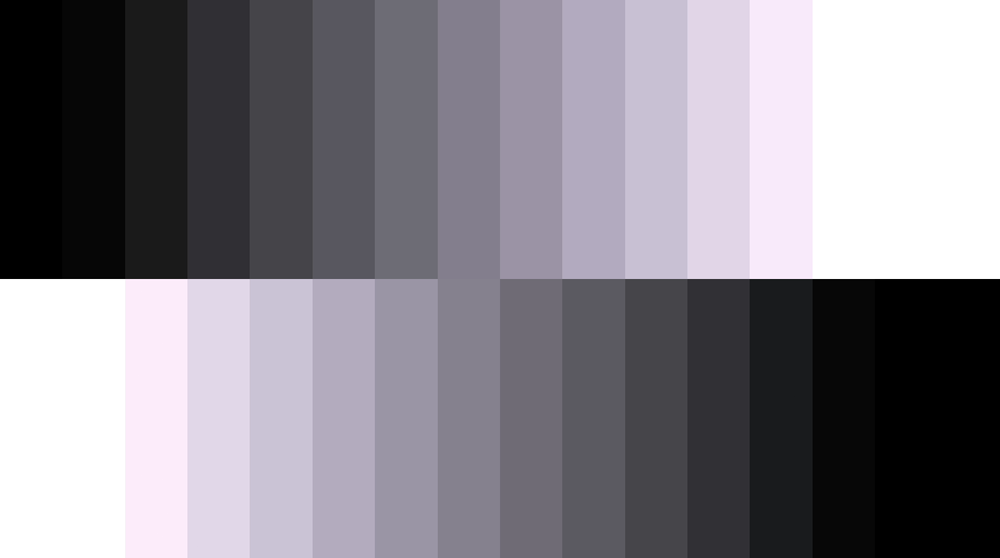
#> input picture Source/versana-gray crop.png, 1000 x 558 px, shrunk from 1430 x 798 before the run
$ python RunThis_for_conduct_inverse_GSDF.py
#> lines starting #> are read from the running program, lines starting #| are printed output that depends on the picture
### functions.py
#!/usr/bin/env python

#%% imports
import numpy as np
import matplotlib.pyplot as plt
from scipy import interpolate

#%% subfunctions
def rgb_to_gray_lightness(imgRgb): # Lightness method
    return (np.min(imgRgb[..., :3], axis=-1) + np.max(imgRgb[..., :3], axis=-1)) * 0.5

def rgb_to_gray_average(imgRgb): # Average method
    return np.dot(imgRgb[..., :3], [0.3333, 0.3333, 0.3333])

def rgb_to_gray_luminosity(imgRgb): # Luminosity method(general method), same result with tensorflow.image.rgb_to_grayscale()
    return np.dot(imgRgb[..., :3], [0.2989, 0.5870, 0.1140])

def load_image_as_rgb_and_gray8bits(fileName, method="luminosity"):
#> called with fileName = './Source/versana-gray crop.png', method = 'luminosity'
    max8bits = 2**8 - 1
    max16bits = 2**16 - 1
    try:
        imgRgb = plt.imread(fileName)
#> imgRgb is the input picture: shape (558, 1000, 4) float32; mean R, G, B, A 0.521, 0.507, 0.54, 1
    except Exception:
        raise Exception("Unsupported image format of the file '{}'.".format(fileName))
    if imgRgb.dtype == np.uint8:
        imgRgb = imgRgb.astype(np.float32) / max8bits
    elif imgRgb.dtype == np.uint16:
        imgRgb = imgRgb.astype(np.float32) / max16bits
    elif imgRgb.dtype == np.float16:
        imgRgb = imgRgb.astype(np.float32)
    elif imgRgb.dtype == np.float32 or imgRgb.dtype == np.float64:
        pass
    else:
        raise ValueError("Unsupported image data type")
    if method == "lightness":
        return imgRgb, np.around(rgb_to_gray_lightness(imgRgb) * max8bits).astype("uint8")
    elif method == "average":
        return imgRgb, np.around(rgb_to_gray_average(imgRgb) * max8bits).astype("uint8")
    elif method == "luminosity":
        return imgRgb, np.around(rgb_to_gray_luminosity(imgRgb) * max8bits).astype("uint8")
    else:
        raise ValueError("Unsupported rgb2gray method")

def get_brightness_profile_as_list(imageGray, targetColumn=0, numBptsInt=16, isShow=False, figTitle=""):
    profile = imageGray[targetColumn, :].tolist()
    srcLeng = len(profile)
    if srcLeng < numBptsInt:
        raise ValueError("A number of breakpoints is too many compared to a list size")
    bptsList = np.around(np.linspace(0, srcLeng - 1, numBptsInt + 1, endpoint=True)[:numBptsInt] + (srcLeng / numBptsInt * 0.5)).astype("int32").tolist()
    if isShow:
        if targetColumn == 0:
            textSpecDict = {"ha": 'left', "va": 'top', "fontsize": 8}
        else:
            textSpecDict = {"ha": 'left', "va": 'bottom', "fontsize": 8}
        plt.figure(figsize=(10, 5))
        plt.imshow(imageGray, cmap="gray", vmin=0, vmax=255)
        if targetColumn == -1:
            textYLoc = imageGray.shape[0] - 5
        else:
            textYLoc = targetColumn + 25
        for bpt in bptsList:
            plt.text(int(bpt - (srcLeng / numBptsInt * 0.5)), textYLoc, str(imageGray[targetColumn, bpt]), color='red')
        plt.title(figTitle)
    return bptsList, np.array(profile)[bptsList]

def regression(x, y, X, method, skipClpSat=False):
    """
    This function performs interpolation or regression on the given x-y data points, and returns the dependent variables on
    the given new x points using the specified method.
    Parameters:
    x: list of x values
    y: list of y values
    X: list of x values to calculate the interpolated or regressed y values
    method: str, interpolation or regression method to be used ('linear', 'cubic', or 'spline')
    skipClpSat: bool, optional, whether to remove saturated (255) or clipped out (0) data points from dependent variables of these regressions
    Returns:
    x: list of x values
    y: list of y values
    X: list of x values for which y values were interpolated or regressed
    YValid: list of valid (not over/undershot, not decreased) y values
    H: regression or interpolation object
    errIdx: list of x values for which y values are invalid (i.e., outside the range of previous values)
    """
    min8bits = 0
    max8bits = 2**8 - 1
    if not(len(x) == len(y)):
        raise ValueError("length is not matched for x and y")
    if skipClpSat:
        idx = (y > min8bits) & (y < max8bits)
        x = np.array(x)[idx].tolist()
        y = np.array(y)[idx].tolist()
    if method == "linear":
        H = np.polyfit(x, y, deg=1)
        Y = np.polyval(H, X)
    elif method == "cubic":
        H = interpolate.interp1d(x, y, kind="cubic", fill_value="extrapolate")
        Y = H(X)
    elif method == "spline":
        H = interpolate.UnivariateSpline(x, y)
        Y = H(X)
    else:
        raise ValueError("Unsupported interpolation method")
    Y = np.clip(np.around(Y), min8bits, max8bits).astype("uint8").tolist()
    YValid = list()
    errIdx = list()
    for valx, valy in zip(X, Y):
        if not(YValid):
            YValid.append(valy)
        else:
            if valy >= YValid[-1]:
                YValid.append(valy)
            else:
                YValid.append(YValid[-1])
                errIdx.append(valx)
    return x, y, X, YValid, H, errIdx

# [9 lines left out: function piecewiseLinearInterpolation, not called in this run]

def solve_inverse_problem(x, h):
    min8bits = 0
    max8bits = 2**8 - 1
    xi = np.linspace(min8bits, max8bits, max8bits - min8bits + 1, endpoint=True).astype("uint8").tolist()
    yi = list()
    for i in xi:
        yi.append(solve_for_x(x, i, h))
    return xi, np.around(yi).astype("uint8").tolist()

def solve_for_x(x, y, h): # bisection method
    from scipy.optimize import root_scalar
    x_start = x[0]
    x_end = x[-1]
    try:
        if callable(h):
            while h(x_start) >= y:
                x_start += 1
            while h(x_end) <= y:
                x_end -= 1
            return root_scalar(lambda x: h(x) - y, bracket=[x_start, x_end]).root
        else:
            while np.polyval(h, x_start) >= y:
                x_start  += 1
            while np.polyval(h, x_end) <= y:
                x_end -= 1
            return root_scalar(lambda x: np.polyval(h, x) - y, bracket=[x_start, x_end]).root
    except:
        return 0

### RunThis_for_conduct_inverse_GSDF.py
#!/usr/bin/env python

#%% imports
import json
from functions import *

GsdfImagePathName = "./Source/versana-gray crop.png"
TargetNumBpts = 16
rgb2grayMethod = "luminosity" # "luminosity", "average", "luminosity"
regressMethod = "cubic" # "linear", "cubic", "spline"
regressOnlyValid = True # True means "Patial", False means "Full"
ExtFileName = "./Result/LUT_Inverse_GSDF_partialCubic.json"
isDebug = True
saveLut = True


if __name__ == "__main__":
    # load an image as a 8-bits grayscale
    imageRgb, imageGray8Bits = load_image_as_rgb_and_gray8bits(GsdfImagePathName, method=rgb2grayMethod)
    # generate the reference brightness profile (assumed, guided by SJLee)
    refBrightnessList = np.linspace(0.0, 2**8 - 1.0, TargetNumBpts, endpoint=True).astype("uint8").tolist()
    # get brightness profiles from the 8-bits grayscale image
    _, gsdfBrightnessList = get_brightness_profile_as_list(imageGray8Bits, targetColumn=0, numBptsInt=TargetNumBpts)
#> in get_brightness_profile_as_list, `profile = imageGray[targetColumn, :].tolist()`: profile = 1000 values, max 255 at index 813, min 0 at index 0, mean 138.9
#> in get_brightness_profile_as_list, `srcLeng = len(profile)`: srcLeng = 1000
#> in get_brightness_profile_as_list, `bptsList = np.around(np.linspace(0, srcLeng - 1, numBptsInt + 1, endpo..`: bptsList = [31, 94, 156, 219, 281, 343, 406, 468, 531, 593, 656, 718, 780, 843, 905, 968]
#> gsdfBrightnessList = [0, 6, 26, 48, 69, 88, 109, 129, 151, 175, 197, 219, 240, 255, 255, 255]
    # do cubic regression
    GSDF_X = np.arange(2**8).astype("uint8").tolist()
    _, _, _, GSDF_Y, GSDF_H, _ = regression(refBrightnessList, gsdfBrightnessList, GSDF_X, method=regressMethod, skipClpSat=regressOnlyValid)
#> in regression, `idx = (y > min8bits) & (y < max8bits)`: idx = [False, True, True, True, True, True, True, True, True, True, True, True, True, False, False, False]
#> in regression, `x = np.array(x)[idx].tolist()`: x = [17, 34, 51, 68, 85, 102, 119, 136, 153, 170, 187, 204]
#> in regression, `y = np.array(y)[idx].tolist()`: y = [6, 26, 48, 69, 88, 109, 129, 151, 175, 197, 219, 240]
#> in regression, `Y = H(X)`: Y = 256 values, max 274.2 at index 254, min -8.99 at index 0, mean 141.2
#> in regression, `Y = np.clip(np.around(Y), min8bits, max8bits).astype("uint8").tolist()`: Y = 256 values from 0 to 255
#> the loop in regression, `for valx, valy in zip(X, Y):` made 256 passes
#> valy on passes 1 to 3: 0, 0, 0
#> after the loop in regression, `for valx, valy in zip(X, Y):`: errIdx = []
#> GSDF_Y = 256 values from 0 to 255
    # get inverse GSDF curve
    invGSDF_X, invGSDF_Y = solve_inverse_problem(GSDF_X, GSDF_H)
#> invGSDF_X = 256 values from 0 to 255; invGSDF_Y = 256 values from 11 to 218
    # draw images
    _, _ = get_brightness_profile_as_list(imageGray8Bits, targetColumn=0, numBptsInt=TargetNumBpts, isShow=True, figTitle="GSDF image (upper row)")
#> the loop in get_brightness_profile_as_list (call 2), `for bpt in bptsList:` made 16 passes
#> bpt on passes 1 to 12: 31, 94, 156, 219, 281, 343, 406, 468, 531, 593, 656, 718
    _, _ = get_brightness_profile_as_list(np.array(invGSDF_Y)[imageGray8Bits], targetColumn=0, numBptsInt=TargetNumBpts, isShow=True, figTitle="Inversed GSDF image (upper row)")
    if isDebug:
        plt.figure()
        plt.plot(GSDF_Y, GSDF_X, label="swapped drawing between x and y (ref)")
        plt.plot(invGSDF_X, invGSDF_Y, color="red", linewidth=3, linestyle='--', label="estimated inverse gsdf curve")
        plt.legend()
        plt.grid()
    plt.show()
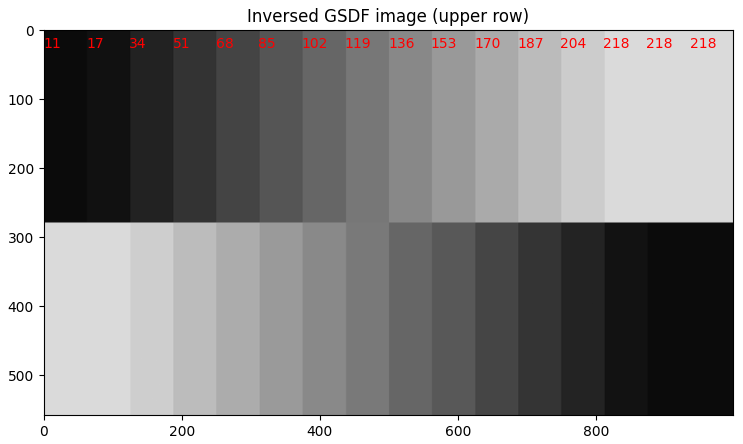
#> figure drawn by matplotlib, 1 panel
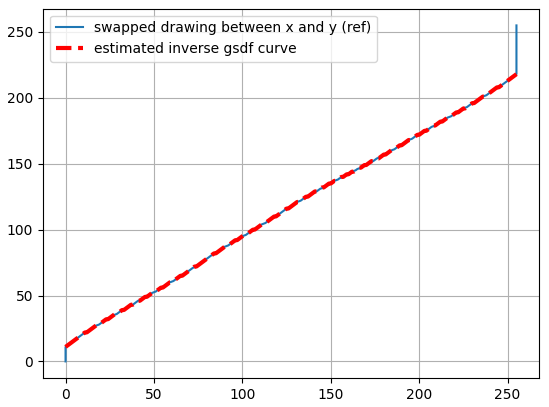
#> figure drawn by matplotlib, 1 panel; curve peaks at x = 255, y = 218
    if saveLut:
        inverse_GSDF_Lut = {"rgb2grayMethod": rgb2grayMethod,
                            "regressMethod": regressMethod,
                            "regressOnlyValid": regressOnlyValid,
                            "x": invGSDF_X,
                            "y": invGSDF_Y,}
        with open(ExtFileName, 'w', encoding="UTF8") as fileToWrite:
            fileToWrite.write(json.dumps(inverse_GSDF_Lut, indent=4))
            fileToWrite.close()
